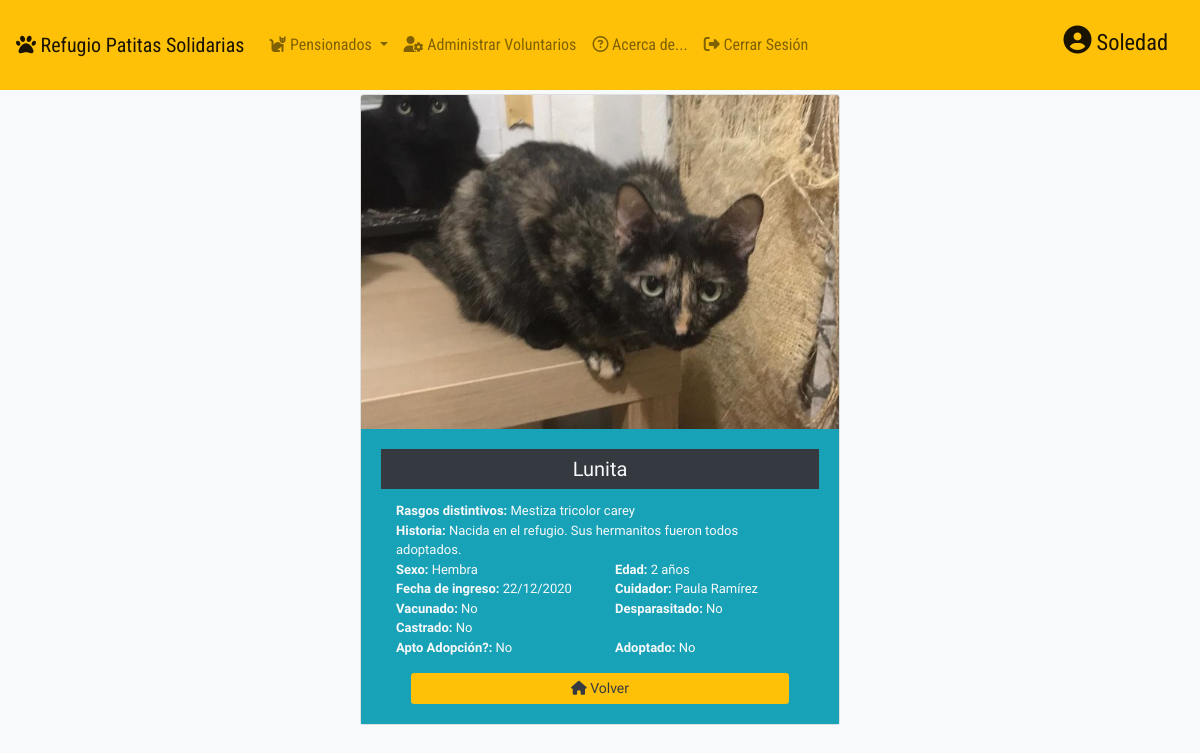
The page /db/view_gato.php?id=2 (signed in) on the database its author committed.
### tables this page shows
CREATE TABLE `gatos` (
  `id_gato` smallint(6) NOT NULL,
  `nom_gato` varchar(40) NOT NULL,
  `sexo` varchar(6) NOT NULL DEFAULT '',
  `raza_color` varchar(200) NOT NULL,
  `agno_nacim` smallint(4) NOT NULL,
  `fecha_ingreso` date NOT NULL,
  `historia` varchar(500) NOT NULL,
  `vacunado` tinyint(1) NOT NULL,
  `desparasitado` tinyint(1) NOT NULL,
  `castrado` tinyint(1) NOT NULL,
  `foto` varchar(200) DEFAULT '0.jpg',
  `mentor` int(11) NOT NULL,
  `apto_adopc` tinyint(1) NOT NULL,
  `adoptado` tinyint(1) NOT NULL
);

CREATE TABLE `usuarios` (
  `id` int(11) NOT NULL,
  `apellido` varchar(50) NOT NULL,
  `nombre` varchar(50) NOT NULL,
  `usuario` varchar(20) NOT NULL DEFAULT 'voluntario',
  `clave` varchar(255) NOT NULL DEFAULT 'voluntario',
  `celular` varchar(20) NOT NULL,
  `email` varchar(50) NOT NULL
);

### db/action.php (called while the page is built, shortened)
<?php
function es($arg)
{
    if ($arg == 1) {
        $retorno = 'Si';
    } else {
        $retorno = 'No';
    }
    return $retorno;
}
?>

### db/view_gato.php (the view, shortened to what this page needs)
<?php
include_once("conexion.php");
include_once("header_admin.php");
include_once("action.php");
if (isset($_GET['id'])) {
    $id = $_GET['id'];
    $query = "SELECT *, usuarios.id, usuarios.apellido, usuarios.nombre FROM gatos JOIN usuarios ON gatos.mentor = usuarios.id WHERE gatos.id_gato = $id;";
    $resultado = mysqli_query($conexion, $query);
    if (mysqli_num_rows($resultado) == 1) {
        $row = mysqli_fetch_array($resultado);
        $nombre = html_entity_decode($row['nom_gato']);
        $sexo = $row['sexo'];
        $color = html_entity_decode($row['raza_color']);
        $agno = date("Y") - $row['agno_nacim'] . ' años';
        $ingreso = date("d/m/Y", strtotime($row['fecha_ingreso']));
        $hist = html_entity_decode($row['historia']);
        $vac = es($row['vacunado']);
        $desp = es($row['desparasitado']);
        $cast = es($row['castrado']);
        $foto = '<img class="card-img-top" src="../img/adopcion/' . $row['foto'] . '" >';
        $mentor = html_entity_decode($row['nombre'] . " " . $row['apellido']);
        $adoptable = es($row['apto_adopc']);
        $adoptado = es($row['adoptado']);
    }
} ?>
<div class="container p-1">
    <div class="card  mx-auto" style="width: 30rem;">
        <?php echo $foto; ?>
        <div class="card-body  bg-info mukta ">
            <h5 class="card-title bg-dark text-light text-center p-2"><?php echo $nombre; ?></h5>
            <div class="container text-light">
                <div class="row">
                    <div class="col">
                        <p class="card-text"><span class="subt">Rasgos distintivos:</span> <?php echo $color; ?></p>
                    </div>
                </div>
                <div class="row">
                    <div class="col">
                        <p class="card-text"><span class="subt">Historia:</span> <?php echo $hist; ?></p>
                    </div>
                </div>
                <div class="row">
                    <div class="col card-text"><span class="subt">Sexo:</span> <?php echo $sexo; ?></div>
                    <div class="col card-text"><span class="subt">Edad:</span> <?php echo $agno; ?></div>
                </div>
                <div class="row">
                    <div class="col card-text"><span class="subt">Fecha de ingreso:</span> <?php echo $ingreso; ?></div>
                    <div class="col card-text"><span class="subt">Cuidador: </span><?php echo $mentor; ?></div>
                </div>
                <div class="row">
                    <div class="col"><span class="subt">Vacunado: </span><?php echo $vac; ?></div>
                    <div class="col"><span class="subt">Desparasitado: </span><?php echo $desp; ?></div>
                </div>
                <div class="row">
                    <div class="col"><span class="subt">Castrado: </span><?php echo $cast; ?></div>
                    <div class="col"><span class="subt"></div>
                </div>
                <div class="row">
                    <div class="col"><span class="subt">Apto Adopción?: </span><?php echo $adoptable; ?></div>
                    <div class="col"><span class="subt">Adoptado: </span><?php echo $adoptado; ?></div>
                </div>
                <div class="col"><span class="subt"></span><a class="btn btn-sm btn-block bg-warning text-dark mt-3" href="index_db.php"><i class="fas fa-home"></i> Volver</a> </div>
            </div>
        </div>
    </div>
</div>
<?php
include_once("footer_admin.php");
?>

### styles/admin.css (style rules this page uses)
body { font-family: 'Roboto Condensed', sans-serif; }
.subt { font-weight: bolder; }
.mukta { font-family: 'Mukta', sans-serif; font-size: small; }

### rows shown on the page
gatos: foto (picture), nom_gato "Lunita", raza_color "Mestiza tricolor carey", historia "Nacida en el refugio. Sus hermanitos fueron todos adoptados.", sexo "Hembra", fecha_ingreso "22/12/2020", mentor.apellido "Paula Ramírez", vacunado "No", desparasitado "No", castrado "No", apto_adopc "No", adoptado "No"

### other values the page prints
html_entity_decode($_SESSION['username']) "Soledad"
